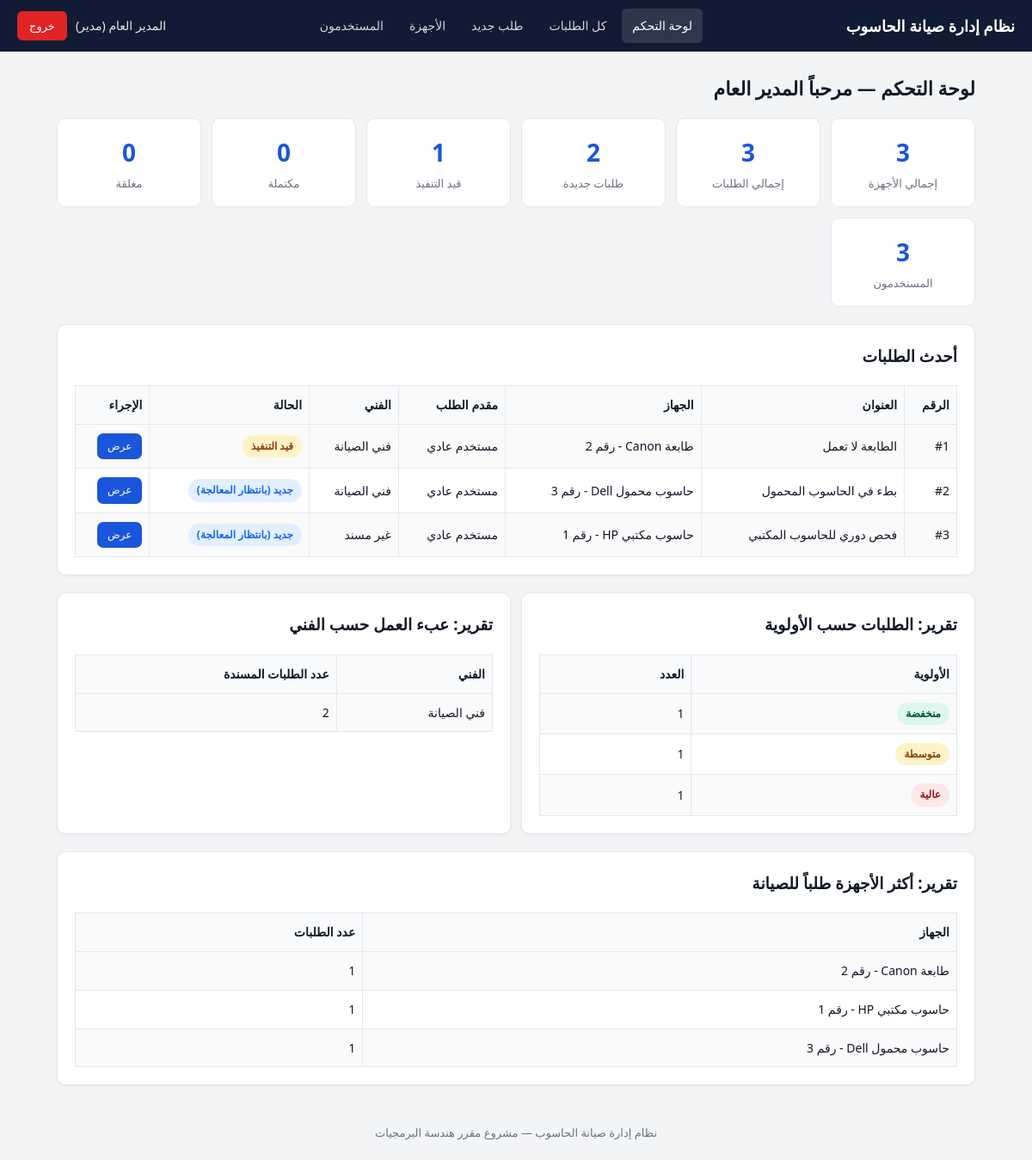
/index.php (signed in), run on the app's committed database.
### tables this page shows
CREATE TABLE IF NOT EXISTS requests (
  id INT AUTO_INCREMENT PRIMARY KEY,
  title VARCHAR(150) NOT NULL,
  description TEXT,
  repair_notes TEXT NULL,
  equipment_id INT NULL,
  requested_by INT NOT NULL,
  assigned_to INT NULL,
  status ENUM('new','in_progress','completed','closed') NOT NULL DEFAULT 'new',
  priority ENUM('low','medium','high') NOT NULL DEFAULT 'medium',
  created_at TIMESTAMP DEFAULT CURRENT_TIMESTAMP,
  updated_at TIMESTAMP DEFAULT CURRENT_TIMESTAMP ON UPDATE CURRENT_TIMESTAMP,
  FOREIGN KEY (equipment_id) REFERENCES equipment(id) ON DELETE SET NULL,
  FOREIGN KEY (requested_by) REFERENCES users(id) ON DELETE CASCADE,
  FOREIGN KEY (assigned_to) REFERENCES users(id) ON DELETE SET NULL
);

CREATE TABLE IF NOT EXISTS equipment (
  id INT AUTO_INCREMENT PRIMARY KEY,
  name VARCHAR(100) NOT NULL,
  location VARCHAR(100) NOT NULL,
  status ENUM('working','faulty','under_maintenance') NOT NULL DEFAULT 'working'
);

CREATE TABLE IF NOT EXISTS users (
  id INT AUTO_INCREMENT PRIMARY KEY,
  name VARCHAR(100) NOT NULL,
  username VARCHAR(50) NOT NULL UNIQUE,
  password VARCHAR(255) NOT NULL,
  role ENUM('admin','technician','user') NOT NULL DEFAULT 'user'
);

### config.php (called while the page is built, shortened)
<?php
function e($value): string {
    return htmlspecialchars((string)($value ?? ''), ENT_QUOTES, 'UTF-8');
}
function isLoggedIn(): bool {
    return isset($_SESSION['user_id']);
}
function currentUser(): ?array {
    return [
        'id' => (int)$_SESSION['user_id'],
        'name' => (string)($_SESSION['user_name'] ?? ''),
        'username' => (string)($_SESSION['username'] ?? ''),
        'role' => (string)($_SESSION['user_role'] ?? ''),
    ];
}
function requestStatusLabel(string $status): string {
    $map = [
        'new' => 'جديد (بانتظار المعالجة)',
        'in_progress' => 'قيد التنفيذ',
        'completed' => 'مكتمل',
        'closed' => 'مغلق',
    ];
    return $map[$status] ?? $status;
}
function priorityLabel(string $priority): string {
    $map = [
        'low' => 'منخفضة',
        'medium' => 'متوسطة',
        'high' => 'عالية',
    ];
    return $map[$priority] ?? $priority;
}
function roleLabel(string $role): string {
    $map = [
        'admin' => 'مدير',
        'technician' => 'فني',
        'user' => 'مستخدم',
    ];
    return $map[$role] ?? $role;
}

### index.php (the view, shortened to what this page needs)
<?php
require_once __DIR__ . '/config.php';
$currentUser = currentUser();
$role = (string)$currentUser['role'];
$db = getDB();
$page = (string)($_GET['page'] ?? 'dashboard');
function fetchCounts(string $sql, array $params = []): array {
    $db = getDB();
    $stmt = $db->prepare($sql);
    $stmt->execute($params);
    return $stmt->fetchAll();
}
function countByStatus(array $rows): array {
    $out = ['new' => 0, 'in_progress' => 0, 'completed' => 0, 'closed' => 0];
    foreach ($rows as $row) {
        $status = (string)($row['status'] ?? '');
        if (isset($out[$status])) {
            $out[$status] = (int)$row['c'];
        }
    }
    return $out;
}
$dashboardData = [];
if ($page === 'dashboard') {
    if ($role === 'admin') {
        $dashboardData['totalEquipment'] = (int)$db->query('SELECT COUNT(*) AS c FROM equipment')->fetch()['c'];
        $dashboardData['totalRequests'] = (int)$db->query('SELECT COUNT(*) AS c FROM requests')->fetch()['c'];
        $dashboardData['totalUsers'] = (int)$db->query('SELECT COUNT(*) AS c FROM users')->fetch()['c'];
        $dashboardData['byStatus'] = countByStatus(fetchCounts('SELECT status, COUNT(*) AS c FROM requests GROUP BY status'));
        $dashboardData['byPriority'] = fetchCounts('SELECT priority, COUNT(*) AS c FROM requests GROUP BY priority');
        $dashboardData['byTechnician'] = fetchCounts("SELECT u.name AS name, COUNT(r.id) AS total FROM users u LEFT JOIN requests r ON r.assigned_to = u.id WHERE u.role = 'technician' GROUP BY u.id, u.name ORDER BY total DESC");
        $dashboardData['byEquipment'] = fetchCounts('SELECT eq.name AS name, COUNT(r.id) AS total FROM equipment eq LEFT JOIN requests r ON r.equipment_id = eq.id GROUP BY eq.id, eq.name ORDER BY total DESC LIMIT 5');
        $dashboardData['recent'] = fetchCounts('SELECT r.*, eq.name AS equipment_name, u1.name AS requester_name, u2.name AS tech_name FROM requests r LEFT JOIN equipment eq ON eq.id = r.equipment_id LEFT JOIN users u1 ON u1.id = r.requested_by LEFT JOIN users u2 ON u2.id = r.assigned_to ORDER BY r.created_at DESC LIMIT 5');
    }
}
?>
<!DOCTYPE html>
<html lang="ar" dir="rtl">
<head>
<link rel="stylesheet" href="style.css">
</head>
<body>
<nav class="navbar">
  <a class="brand" href="index.php"><?php echo e(APP_NAME); ?></a>
  <div class="links">
    <a class="nav-link <?php echo $page === 'dashboard' ? 'active' : ''; ?>" href="index.php?page=dashboard">لوحة التحكم</a>
    <a class="nav-link <?php echo ($page === 'requests' || $page === 'request_view') ? 'active' : ''; ?>" href="index.php?page=requests"><?php echo $role === 'admin' ? 'كل الطلبات' : ($role === 'technician' ? 'مهامي' : 'طلباتي'); ?></a>
    <?php if (in_array($role, ['user', 'admin'], true)): ?>
      <a class="nav-link <?php echo $page === 'request_add' ? 'active' : ''; ?>" href="index.php?page=request_add">طلب جديد</a>
    <?php endif; ?>
    <?php if ($role === 'admin'): ?>
      <a class="nav-link <?php echo $page === 'equipment' ? 'active' : ''; ?>" href="index.php?page=equipment">الأجهزة</a>
      <a class="nav-link <?php echo $page === 'users' ? 'active' : ''; ?>" href="index.php?page=users">المستخدمون</a>
    <?php endif; ?>
  </div>
  <div class="user-box">
    <span><?php echo e($currentUser['name']); ?> (<?php echo e(roleLabel($role)); ?>)</span>
    <a class="logout-btn" href="login.php?action=logout">خروج</a>
  </div>
</nav>
<div class="container">
  <?php if ($page === 'dashboard'): ?>
    <div class="page-title">
      <h1>لوحة التحكم — مرحباً <?php echo e($currentUser['name']); ?></h1>
    </div>
    <?php if ($role === 'admin'): ?>
      <div class="stats-grid">
        <div class="stat-card"><div class="number"><?php echo (int)$dashboardData['totalEquipment']; ?></div><div class="label">إجمالي الأجهزة</div></div>
        <div class="stat-card"><div class="number"><?php echo (int)$dashboardData['totalRequests']; ?></div><div class="label">إجمالي الطلبات</div></div>
        <div class="stat-card"><div class="number"><?php echo (int)$dashboardData['byStatus']['new']; ?></div><div class="label">طلبات جديدة</div></div>
        <div class="stat-card"><div class="number"><?php echo (int)$dashboardData['byStatus']['in_progress']; ?></div><div class="label">قيد التنفيذ</div></div>
        <div class="stat-card"><div class="number"><?php echo (int)$dashboardData['byStatus']['completed']; ?></div><div class="label">مكتملة</div></div>
        <div class="stat-card"><div class="number"><?php echo (int)$dashboardData['byStatus']['closed']; ?></div><div class="label">مغلقة</div></div>
        <div class="stat-card"><div class="number"><?php echo (int)$dashboardData['totalUsers']; ?></div><div class="label">المستخدمون</div></div>
      </div>
      <div class="card">
        <h3>أحدث الطلبات</h3>
        <div class="table-wrap">
        <table class="table">
          <tr><th>الرقم</th><th>العنوان</th><th>الجهاز</th><th>مقدم الطلب</th><th>الفني</th><th>الحالة</th><th>الإجراء</th></tr>
          <?php foreach ($dashboardData['recent'] as $r): ?>
            <tr>
              <td>#<?php echo (int)$r['id']; ?></td>
              <td><?php echo e($r['title']); ?></td>
              <td><?php echo e($r['equipment_name'] ?? '—'); ?></td>
              <td><?php echo e($r['requester_name'] ?? '—'); ?></td>
              <td><?php echo e($r['tech_name'] ?? 'غير مسند'); ?></td>
              <td><span class="badge badge-<?php echo e($r['status']); ?>"><?php echo e(requestStatusLabel($r['status'])); ?></span></td>
              <td><a class="btn btn-primary btn-small" href="index.php?page=request_view&id=<?php echo (int)$r['id']; ?>">عرض</a></td>
            </tr>
          <?php endforeach; ?>
        </table>
        </div>
      </div>
      <div class="form-row">
        <div class="card">
          <h3>تقرير: الطلبات حسب الأولوية</h3>
          <div class="table-wrap">
          <table class="table">
            <tr><th>الأولوية</th><th>العدد</th></tr>
            <?php foreach ($dashboardData['byPriority'] as $row): ?>
              <tr><td><span class="badge badge-<?php echo e($row['priority']); ?>"><?php echo e(priorityLabel($row['priority'])); ?></span></td><td><?php echo (int)$row['c']; ?></td></tr>
            <?php endforeach; ?>
          </table>
          </div>
        </div>
        <div class="card">
          <h3>تقرير: عبء العمل حسب الفني</h3>
          <div class="table-wrap">
          <table class="table">
            <tr><th>الفني</th><th>عدد الطلبات المسندة</th></tr>
            <?php foreach ($dashboardData['byTechnician'] as $row): ?>
              <tr><td><?php echo e($row['name']); ?></td><td><?php echo (int)$row['total']; ?></td></tr>
            <?php endforeach; ?>
          </table>
          </div>
        </div>
      </div>
      <div class="card">
        <h3>تقرير: أكثر الأجهزة طلباً للصيانة</h3>
        <div class="table-wrap">
        <table class="table">
          <tr><th>الجهاز</th><th>عدد الطلبات</th></tr>
          <?php foreach ($dashboardData['byEquipment'] as $row): ?>
            <tr><td><?php echo e($row['name']); ?></td><td><?php echo (int)$row['total']; ?></td></tr>
          <?php endforeach; ?>
        </table>
        </div>
      </div>
    <?php endif; ?>
  <?php endif; ?>
</div>
<div class="footer"><?php echo e(APP_NAME); ?> — مشروع مقرر هندسة البرمجيات</div>
</body>
</html>

### style.css (style rules this page uses)
:root { --primary: #1a56db; --primary-dark: #1443ad; --secondary: #6b7280; --success: #057a55; --warning: #c27803; --danger: #e02424; --info: #1c64f2; --bg: #f3f4f6; --card: #ffffff; --text: #111827; --muted: #6b7280; --border: #e5e7eb; --radius: 10px; }
* { box-sizing: border-box; }
body { margin: 0; font-family: "Segoe UI", Tahoma, Arial, sans-serif; background: var(--bg); color: var(--text); line-height: 1.7; }
.navbar { background: #111c34; color: #fff; padding: 0 20px; display: flex; align-items: center; justify-content: space-between; flex-wrap: wrap; min-height: 60px; }
.navbar .brand { font-weight: bold; font-size: 18px; color: #fff; text-decoration: none; padding: 12px 0; }
.navbar .links { display: flex; gap: 6px; flex-wrap: wrap; align-items: center; }
.navbar a.nav-link { color: #d1d5db; text-decoration: none; padding: 8px 12px; border-radius: 6px; font-size: 14px; }
.navbar a.nav-link:hover, .navbar a.nav-link.active { background: rgba(255, 255, 255, 0.12); color: #fff; }
.navbar .user-box { display: flex; align-items: center; gap: 10px; font-size: 14px; color: #e5e7eb; }
.navbar .logout-btn { background: var(--danger); color: #fff; text-decoration: none; padding: 6px 14px; border-radius: 6px; font-size: 13px; }
.container { max-width: 1100px; margin: 24px auto; padding: 0 16px; }
.card { background: var(--card); border: 1px solid var(--border); border-radius: var(--radius); padding: 20px; margin-bottom: 20px; box-shadow: 0 1px 3px rgba(0, 0, 0, 0.06); }
.card h2, .card h3 { margin-top: 0; }
.page-title { display: flex; justify-content: space-between; align-items: center; flex-wrap: wrap; gap: 10px; margin-bottom: 16px; }
.page-title h1 { font-size: 22px; margin: 0; }
.stats-grid { display: grid; grid-template-columns: repeat(auto-fit, minmax(150px, 1fr)); gap: 12px; margin-bottom: 20px; }
.stat-card { background: var(--card); border: 1px solid var(--border); border-radius: var(--radius); padding: 16px; text-align: center; }
.stat-card .number { font-size: 28px; font-weight: bold; color: var(--primary); }
.stat-card .label { font-size: 13px; color: var(--muted); }
.table-wrap { overflow-x: auto; }
table.table { width: 100%; border-collapse: collapse; font-size: 14px; }
table.table th, table.table td { border: 1px solid var(--border); padding: 10px 8px; text-align: right; }
table.table th { background: #f9fafb; font-weight: bold; }
table.table tr:nth-child(even) td { background: #fafafa; }
.badge { display: inline-block; padding: 3px 10px; border-radius: 20px; font-size: 12px; font-weight: bold; white-space: nowrap; }
.badge-new { background: #e1effe; color: #1c64f2; }
.badge-in_progress { background: #fef3c7; color: #92400e; }
.badge-low { background: #def7ec; color: #03543f; }
.badge-medium { background: #fef3c7; color: #92400e; }
.badge-high { background: #fde8e8; color: #9b1c1c; }
.btn { display: inline-block; border: none; cursor: pointer; text-decoration: none; padding: 9px 18px; border-radius: 7px; font-size: 14px; font-family: inherit; text-align: center; }
.btn-primary { background: var(--primary); color: #fff; }
.btn-small { padding: 5px 12px; font-size: 12px; }
.form-row { display: grid; grid-template-columns: 1fr 1fr; gap: 12px; }
.footer { text-align: center; color: var(--muted); font-size: 13px; padding: 20px; }

### data on the page
requests: id "1", title "الطابعة لا تعمل", equipment.name "طابعة Canon - رقم 2", requested_by.name "مستخدم عادي", assigned_to.name "فني الصيانة", status "قيد التنفيذ"
requests: id "2", title "بطء في الحاسوب المحمول", equipment.name "حاسوب محمول Dell - رقم 3", requested_by.name "مستخدم عادي", assigned_to.name "فني الصيانة", status "جديد (بانتظار المعالجة)"
requests: id "3", title "فحص دوري للحاسوب المكتبي", equipment.name "حاسوب مكتبي HP - رقم 1", requested_by.name "مستخدم عادي", tech_name "غير مسند", status "جديد (بانتظار المعالجة)"

### other printed values
APP_NAME "نظام إدارة صيانة الحاسوب"
$currentUser['name'] "المدير العام"
roleLabel($role) "مدير"
$dashboardData['totalEquipment'] "3"
$dashboardData['totalRequests'] "3"
$dashboardData['byStatus']['new'] "2"
$dashboardData['byStatus']['in_progress'] "1"
$dashboardData['byStatus']['completed'] "0"
$dashboardData['byStatus']['closed'] "0"
$dashboardData['totalUsers'] "3"
priorityLabel($row['priority']) "منخفضة"
$row['c'] "1"
priorityLabel($row['priority']) "متوسطة"
priorityLabel($row['priority']) "عالية"
$row['name'] "فني الصيانة"
